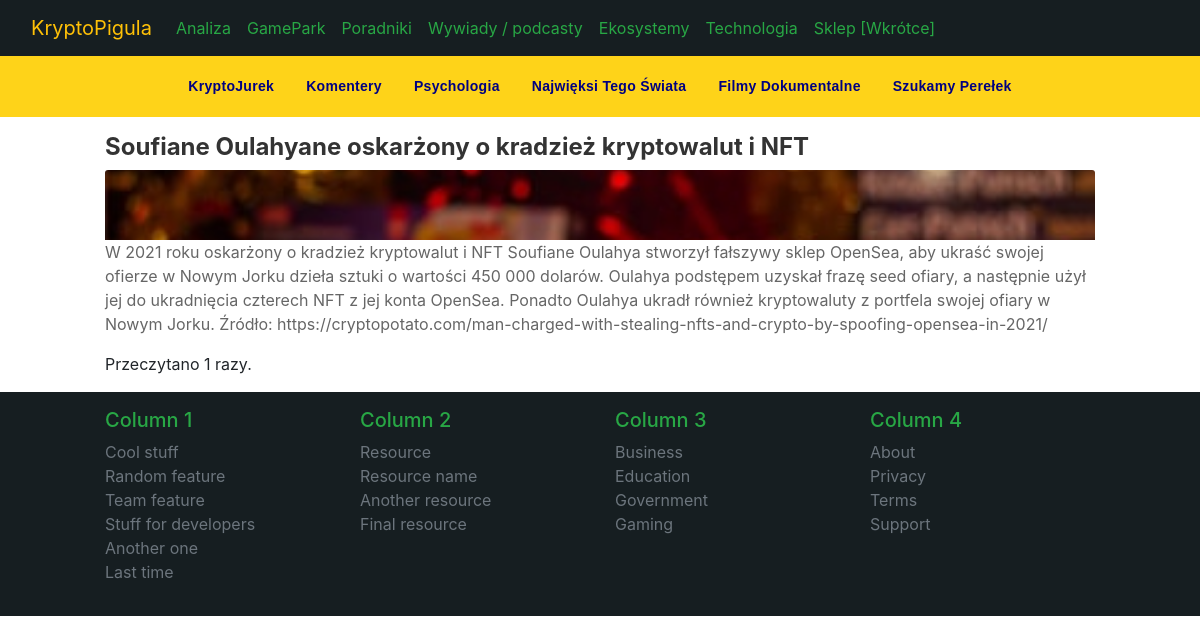
Screenshot of /news/soufiane-oulahyane-oskarzony-o-kradziez-kryptowalut-i-nft/ with the database file from the repository.
### kryptopigula/models.py (models this page shows, shortened)
class News(models.Model):
    title = models.CharField(max_length=200)
    slug = models.SlugField(max_length=200, unique=True)
    thumbnail = models.ImageField(upload_to='images/', null=True, blank=True)
    content = RichTextField(null=True)
    views = models.IntegerField(default=0)
    pub_date = models.DateTimeField(default=timezone.now)
    def save(self, *args, **kwargs):
        super().save(*args, **kwargs)

### kryptopigula/views.py (the view)
# urls.py: path('news/<slug:slug>/', views.news, name='news'),
def news(request, slug):
    news = get_object_or_404(News, slug=slug)
    news.views += 1  # Increase the views by 1
    news.save()  # Don't forget to save the object
    return render(request, 'news.html', {'news': news})

### templates/news.html
{% extends 'base.html' %}
{% block content %}
    <div class="container mt-3">
        <h1 class="news-title">{{ news.title }}</h1>
        {% if news.thumbnail %}
        <img src="{{ news.thumbnail.url }}" class="card-img-top card-image zoom full-width-image" alt="{{ news.title }}">
        {% endif %}
        <p class="news-content">{{ news.content|safe }}</p>
        <p>Przeczytano {{ news.views }} razy.</p>
    </div>
{% endblock %}

### templates/base.html (style rules this page uses)
.zoom { transition: transform .2s; }
.card-image { height: 100px; object-fit: cover; }
.container { max-width: 85%; }
.card-image { height: 70px; object-fit: cover; }
.news-title { font-size: 24px; font-weight: bold; color: #333; }
.news-content { font-size: 16px; color: #666; line-height: 1.5; }
.full-width-image { width: 100%; max-height: 400px; }

### rows the page displays
News: title "Soufiane Oulahyane oskarżony o kradzież kryptowalut i NFT", thumbnail (picture), content "W 2021 roku oskarżony o kradzież kryptowalut i NFT Soufiane Oulahya stworzył fałszywy sklep OpenSea, aby ukraść swojej ofierze w Nowym Jorku dzieła sztuki o wartości 450 000 dolarów. Oulahya podstępem uzyskał frazę seed ofiary, a następnie użył jej do ukradnięcia czterech NFT z jej konta OpenSea. Ponadto Oulahya ukradł również kryptowaluty z portfela swojej ofiary w Nowym Jorku. Źródło: https://cryptopotato.com/man-charged-with-stealing-nfts-and-crypto-by-spoofing-opensea-in-2021/", views "1"
